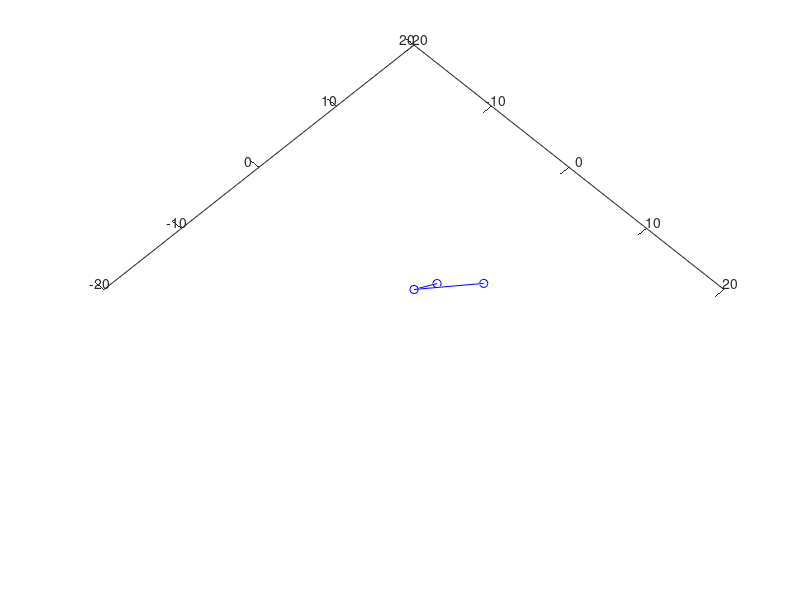

MATLAB code to generate this figure:
    %% nowy skrypt nowy rozdział 
    % dodajemy 3 człon ktory obraca sie wokół osi Z w zwiazku z czym on w =[0 0 1]
    uz = [0 0 0] % położenie punktu początkowego członu obracanego w osi Z
    wz = [0 0 1] % wskazanie osi obrotu 
    pz = [1 0 0 1] % punkt koncowy
    u = [1 0 0]'  % położenie punktu początkowego pierwszego członu (const) 
    w = [0 1 0]'  % prędkość kątowa wokół osi [X Y Z] 1rad/s -  tu trzeba wrzucic kat od rotacji członu 1 (rotacja Z)
    p0 = [0 0 0 1]' %Połozenie początkowe końca pierwszego członu
    s =[w; -cross(w,u)];
    hat = @(s)[ 0 -s(3) s(2) s(4);...
                s(3) 0  -s(1) s(5);...
                -s(2) s(1) 0 s(6); ...
                0 0 0 0;];
    u1 = [0 0 0]' % położenie punktu początkowego drugiego członu
    w1 = [0  1 0]' %(prawdfopodobie prędkość kątowa wokół Z 1rad/s)
    p01 = [2 1 0 1]' %Połozenie początkowe końca drugiego członu
    s1 =[w1; -cross(w1,u1)];
    %% nowy rozdział nowa pętelka 
    for theta = 0:0.1:2*pi
        omegate = hat(s)*theta;
        omegate1 = hat(s1)*theta;
        p = expm(omegate)*p0;
        p1=expm(omegate)*expm(omegate1)*p01;
        plot3([5, p(1),p1(1)],...
             [4, p(2),p1(2)],...
             [0, p(3),p1(3)],'bo-');
        view(45,-90)
        axis([-20 20 -20 20 -20 20])

        pause(0.1)
    end
